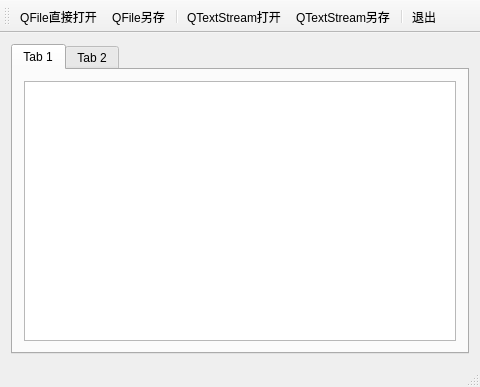
<?xml version="1.0" encoding="UTF-8"?>
<ui version="4.0">
 <class>MainWindow</class>
 <widget class="QMainWindow" name="MainWindow">
  <property name="geometry">
   <rect>
    <x>0</x>
    <y>0</y>
    <width>480</width>
    <height>387</height>
   </rect>
  </property>
  <property name="windowTitle">
   <string>MainWindow</string>
  </property>
  <widget class="QWidget" name="centralWidget">
   <layout class="QVBoxLayout" name="verticalLayout">
    <item>
     <widget class="QTabWidget" name="tabWidget">
      <property name="currentIndex">
       <number>0</number>
      </property>
      <widget class="QWidget" name="tab">
       <attribute name="title">
        <string>Tab 1</string>
       </attribute>
       <layout class="QVBoxLayout" name="verticalLayout_2">
        <item>
         <widget class="QPlainTextEdit" name="plainTextEdit"/>
        </item>
       </layout>
      </widget>
      <widget class="QWidget" name="tab_2">
       <attribute name="title">
        <string>Tab 2</string>
       </attribute>
       <layout class="QVBoxLayout" name="verticalLayout_3">
        <item>
         <widget class="QPlainTextEdit" name="plainTextEdit_2"/>
        </item>
       </layout>
      </widget>
     </widget>
    </item>
   </layout>
  </widget>
  <widget class="QMenuBar" name="menuBar">
   <property name="geometry">
    <rect>
     <x>0</x>
     <y>0</y>
     <width>480</width>
     <height>23</height>
    </rect>
   </property>
  </widget>
  <widget class="QToolBar" name="mainToolBar">
   <property name="toolButtonStyle">
    <enum>Qt::ToolButtonTextUnderIcon</enum>
   </property>
   <attribute name="toolBarArea">
    <enum>TopToolBarArea</enum>
   </attribute>
   <attribute name="toolBarBreak">
    <bool>false</bool>
   </attribute>
   <addaction name="actQFileOpen"/>
   <addaction name="actQFileSave"/>
   <addaction name="separator"/>
   <addaction name="actQTextStreamOpen"/>
   <addaction name="actQTextStreamSave"/>
   <addaction name="separator"/>
   <addaction name="actExit"/>
  </widget>
  <widget class="QStatusBar" name="statusBar"/>
  <action name="actQFileOpen">
   <property name="icon">
    <iconset resource="res.qrc">
     <normaloff>:/images/images/804.bmp</normaloff>:/images/images/804.bmp</iconset>
   </property>
   <property name="text">
    <string>QFile直接打开</string>
   </property>
   <property name="toolTip">
    <string>QFile直接打开</string>
   </property>
  </action>
  <action name="actQFileSave">
   <property name="icon">
    <iconset resource="res.qrc">
     <normaloff>:/images/images/104.bmp</normaloff>:/images/images/104.bmp</iconset>
   </property>
   <property name="text">
    <string>QFile另存</string>
   </property>
   <property name="toolTip">
    <string>QFile另存</string>
   </property>
  </action>
  <action name="actQTextStreamSave">
   <property name="icon">
    <iconset resource="res.qrc">
     <normaloff>:/images/images/066.GIF</normaloff>:/images/images/066.GIF</iconset>
   </property>
   <property name="text">
    <string>QTextStream另存</string>
   </property>
   <property name="toolTip">
    <string>QTextStream另存</string>
   </property>
  </action>
  <action name="actQTextStreamOpen">
   <property name="icon">
    <iconset resource="res.qrc">
     <normaloff>:/images/images/122.bmp</normaloff>:/images/images/122.bmp</iconset>
   </property>
   <property name="text">
    <string>QTextStream打开</string>
   </property>
   <property name="toolTip">
    <string>QTextStream打开</string>
   </property>
  </action>
  <action name="actExit">
   <property name="icon">
    <iconset resource="res.qrc">
     <normaloff>:/images/images/132.bmp</normaloff>:/images/images/132.bmp</iconset>
   </property>
   <property name="text">
    <string>退出</string>
   </property>
   <property name="toolTip">
    <string>退出</string>
   </property>
  </action>
 </widget>
 <layoutdefault spacing="6" margin="11"/>
 <resources>
  <include location="res.qrc"/>
 </resources>
 <connections>
  <connection>
   <sender>actExit</sender>
   <signal>triggered()</signal>
   <receiver>MainWindow</receiver>
   <slot>close()</slot>
   <hints>
    <hint type="sourcelabel">
     <x>-1</x>
     <y>-1</y>
    </hint>
    <hint type="destinationlabel">
     <x>228</x>
     <y>178</y>
    </hint>
   </hints>
  </connection>
 </connections>
</ui>
